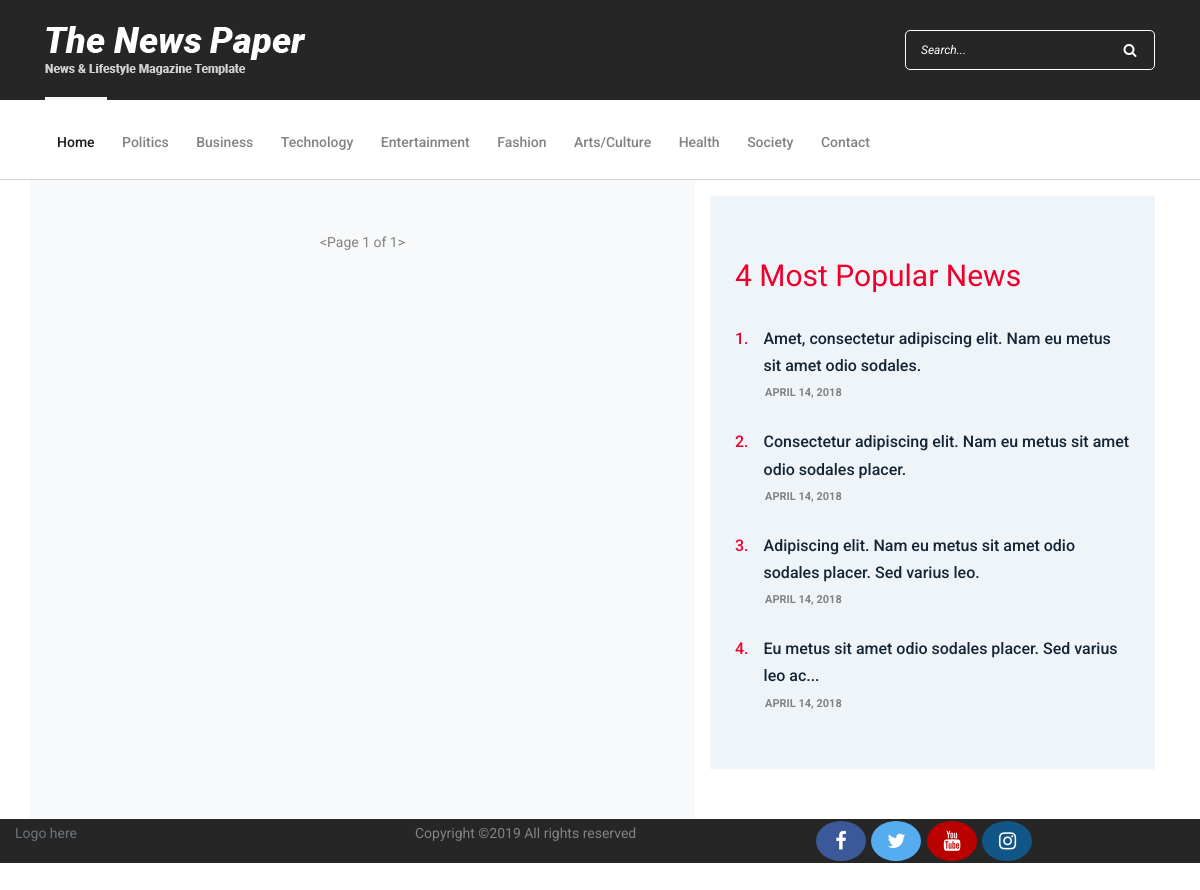
Before: /entertainment/ with the older database file.
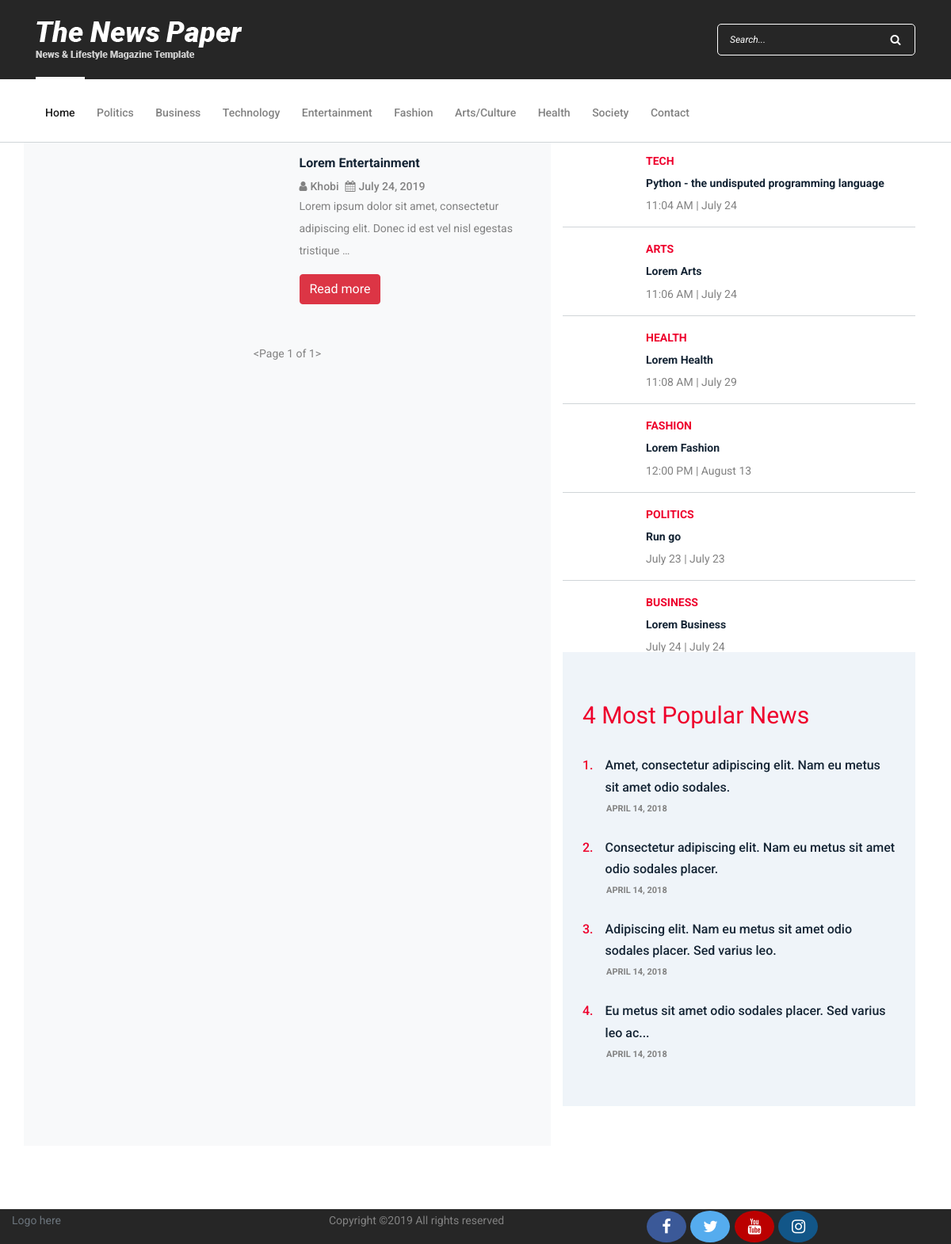
After: the same page with the newer database file.
### blog/models.py (models this page shows, shortened)
class News(models.Model):
    title = models.CharField(max_length=500)
    date = models.DateTimeField()
    reporter = models.CharField(max_length=100)
    content = models.TextField()
    category = models.CharField(max_length=50, choices=CATEGORY_CHOICES)
    slug = models.SlugField(null=True)
    picture = models.ImageField(upload_to='News/')
    audio = models.FileField(upload_to='Audio/', null=True, blank=True)
    def get_absolute_url(self):
        return reverse('blog-news-detail', kwargs={'slug': self.slug})

### blog/views.py (the view)
# urls.py: path('entertainment/', views.entertainment, name='blog-entertainment'),
def entertainment(request):
    arts = News.objects.all().filter(category='arts').order_by('-id')[:1]
    bus = News.objects.all().filter(category='business').order_by('-id')[:1]
    enter = News.objects.all().filter(category='entertainment').order_by('-id')
    fash = News.objects.all().filter(category='fashion').order_by('-id')[:1]
    heal = News.objects.all().filter(category='health').order_by('-id')[:1]
    poli = News.objects.all().filter(category='politics').order_by('-id')[:1]
    sports = News.objects.all().filter(category='sport').order_by('-id')[:1]
    technology = News.objects.all().filter(category='tech').order_by('-id')[:1]
    page = request.GET.get('page', 1)
    paginator = Paginator(enter, 10)
    try:
        news = paginator.page(page)
    except PageNotAnInteger:
        news = paginator.page(1)
    except EmptyPage:
        news = paginator.page(paginator.num_pages)
    context = {'politics': poli, 'arts': arts, 'business': bus, 'fashion': fash, 'health': heal,
               'sports': sports, 'technology': technology, 'news': news}
    return render(request, 'blog/entertainment.html', context)

### blog/templates/blog/entertainment.html (shortened to what the changed rows need)
{% extends 'blog/base.html' %}
{% load static %}
{% block content %}
    <div class="blog-area section-padding-0-80">
        <div class="container">
            <div class="row bg">
                <div class="col-12 col-lg-7 bg-light">
                    <div class="blog-posts-area">
                        {% for enter in news %}
                        <div class="row mt-3 mb-3">
                        <div class="col-6 col-md-6">
                        </div>
                        <div class=" col-6 text">
                            <h6 class="post-title">{{ enter.title }}</h6>
                            <div class="post-meta d-flex">
                                <a href="#"><i class="fa fa-user pr-1" aria-hidden="true"></i>{{ enter.reporter }}</a>
                                <a href="#"><i class="fa fa-calendar pl-2 pr-1" aria-hidden="true"></i>{{ enter.date|date:'F d, Y' }}</a>
                            </div>
                            <p>{{ enter.content|truncatewords:15 }}</p>
                            <a href="{{ enter.get_absolute_url }}" class="btn btn-danger" role="button">Read more</a>
                        </div>
                        </div>
                        {% endfor %}
                    </div>
                </div>
                <div class="col-12 col-lg-5">
                    <div class="blog-sidebar-area">
                        <div class="latest-posts-widget mt-3">
                            {% for tech in technology %}
                            <div class="single-blog-post small-featured-post d-flex">
                                <div class="post-thumb">
                                    <a href="{% url 'blog-news-detail' slug=tech.slug %}"><img src="{{ tech.picture.url }}" alt=""></a>
                                </div>
                                <div class="post-data">
                                    <a href="{% url 'blog-news-detail' slug=tech.slug %}" class="post-catagory">{{ tech.category.title }}</a>
                                    <div class="post-meta">
                                        <a href="{% url 'blog-news-detail' slug=tech.slug %}" class="post-title">
                                            <h6>{{ tech.title }}</h6>
                                        </a>
                                        <p class="post-date"><span>{{ tech.date|date:'g:i A' }}</span> | <span>{{ tech.date|date:'F j' }}</span></p>
                                    </div>
                                </div>
                            </div>
                            {% endfor %}
                            {% for art in arts %}
                            <div class="single-blog-post small-featured-post d-flex">
                                <div class="post-thumb">
                                    <a href="{% url 'blog-news-detail' slug=art.slug %}"><img src="{{ art.picture.url }}" alt=""></a>
                                </div>
                                <div class="post-data">
                                    <a href="{% url 'blog-news-detail' slug=art.slug %}" class="post-catagory">{{ art.category.title }}</a>
                                    <div class="post-meta">
                                        <a href="{% url 'blog-news-detail' slug=art.slug %}" class="post-title">
                                            <h6>{{ art.title }}</h6>
                                        </a>
                                        <p class="post-date"><span>{{ art.date|date:'g:i A' }}</span> | <span>{{ art.date|date:'F j' }}</span></p>
                                    </div>
                                </div>
                            </div>
                            {% endfor %}
                            {% for heal in health %}
                            <div class="single-blog-post small-featured-post d-flex">
                                <div class="post-thumb">
                                    <a href="{% url 'blog-news-detail' slug=heal.slug %}"><img src="{{ heal.picture.url }}" alt=""></a>
                                </div>
                                <div class="post-data">
                                    <a href="{% url 'blog-news-detail' slug=heal.slug %}" class="post-catagory">{{ heal.category.title }}</a>
                                    <div class="post-meta">
                                        <a href="{% url 'blog-news-detail' slug=heal.slug %}" class="post-title">
                                            <h6>{{ heal.title }}</h6>
                                        </a>
                                        <p class="post-date"><span>{{ heal.date|date:'g:i A' }}</span> | <span>{{ heal.date|date:'F j' }}</span></p>
                                    </div>
                                </div>
                            </div>
                            {% endfor %}
                            {% for fash in fashion %}
                            <div class="single-blog-post small-featured-post d-flex">
                                <div class="post-thumb">
                                    <a href="{% url 'blog-news-detail' slug=fash.slug %}"><img src="{{ fash.picture.url }}" alt=""></a>
                                </div>
                                <div class="post-data">
                                    <a href="{% url 'blog-news-detail' slug=fash.slug %}" class="post-catagory">{{ fash.category.title }}</a>
                                    <div class="post-meta">
                                        <a href="{% url 'blog-news-detail' slug=fash.slug %}" class="post-title">
                                            <h6>{{ fash.title }}</h6>
                                        </a>
                                        <p class="post-date"><span>{{ fash.date|date:'g:i A' }}</span> | <span>{{ fash.date|date:'F j' }}</span></p>
                                    </div>
                                </div>
                            </div>
                            {% endfor %}
                            {% for politics in politics %}
                            <div class="single-blog-post small-featured-post d-flex">
                                <div class="post-thumb">
                                    <a href="{% url 'blog-news-detail' slug=politics.slug %}"><img src="{{ politics.picture.url }}" alt=""></a>
                                </div>
                                <div class="post-data">
                                    <a href="{% url 'blog-news-detail' slug=politics.slug %}" class="post-catagory">{{ politics.category.title }}</a>
                                    <div class="post-meta">
                                        <a href="{% url 'blog-news-detail' slug=politics.slug %}" class="post-title">
                                            <h6>{{ politics.title }}</h6>
                                        </a>
                                        <p class="post-date"><span>{{ politics.date|date:'F j' }}</span> | <span>{{ politics.date|date:'F j' }}</span></p>
                                    </div>
                                </div>
                            </div>
                            {% endfor %}
                            {% for bus in business %}
                            <div class="single-blog-post small-featured-post d-flex">
                                <div class="post-thumb">
                                    <a href="{% url 'blog-news-detail' slug=bus.slug %}"><img src="{{ bus.picture.url }}" alt=""></a>
                                </div>
                                <div class="post-data">
                                    <a href="{% url 'blog-news-detail' slug=bus.slug %}" class="post-catagory">{{ bus.category.title }}</a>
                                    <div class="post-meta">
                                        <a href="{% url 'blog-news-detail' slug=bus.slug %}" class="post-title">
                                            <h6>{{ bus.title }}</h6>
                                        </a>
                                        <p class="post-date"><span>{{ bus.date|date:'F j' }}</span> | <span>{{ bus.date|date:'F j' }}</span></p>
                                    </div>
                                </div>
                            </div>
                        </div>
                        {% endfor %}
                    </div>
                </div>
            </div>
        </div>
    </div>
{% endblock content %}

Changed rows visible on the page:
added News: title "Lorem Entertainment", reporter "Khobi", date "July 24, 2019", content "Lorem ipsum dolor sit amet, consectetur adipiscing elit. Donec id est vel nisl egestas tristique …"
added News: category "TECH", title "Python - the undisputed programming language", date "11:04 AM", date "July 24"
added News: category "ARTS", title "Lorem Arts", date "11:06 AM", date "July 24"
added News: category "HEALTH", title "Lorem Health", date "11:08 AM", date "July 29"
added News: category "FASHION", title "Lorem Fashion", date "12:00 PM", date "August 13"
added News: category "POLITICS", title "Run go", date "July 23"
added News: category "BUSINESS", title "Lorem Business", date "July 24"
